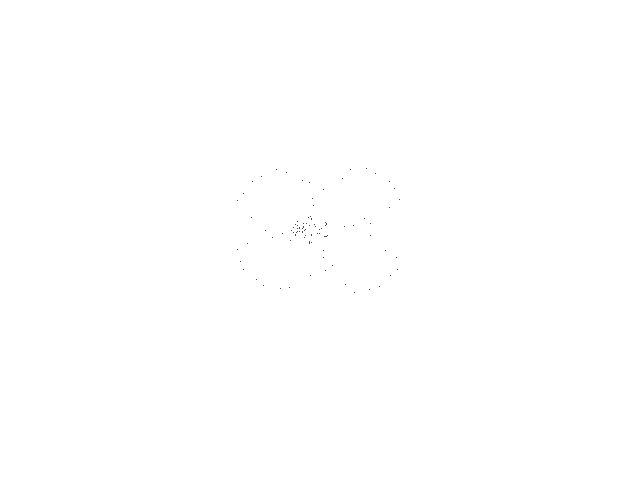
Frame 1 (no input)
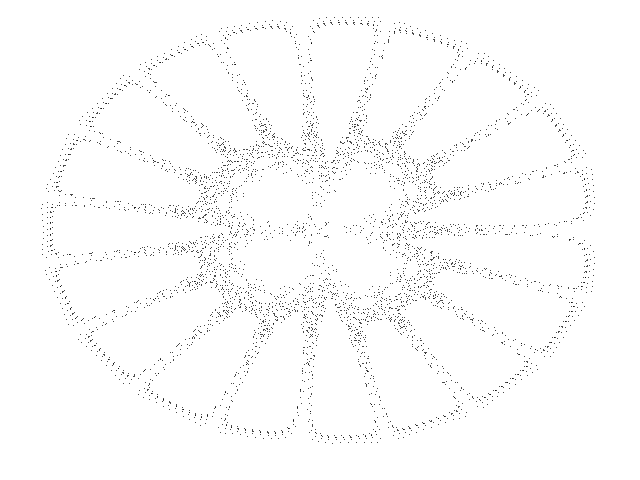
Frame 60 (the mouse pressed at the canvas centre just before this capture)
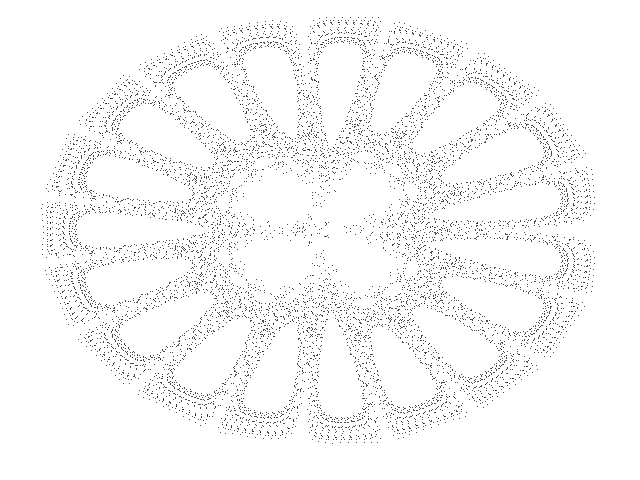
Frame 120 (the mouse held since frame 60 and released just before this capture)

The Processing sketch that drew these frames (run headless with seeded random() and noise(); from frame 60 on, the mouse is pressed at the canvas centre):

// Processing sketch: Gumowski_A
// ── Gumowski_A.pde
// Gumowski-Mira A chaotic map //

  float x = 0.5;
  float y = 0.5;
  float a = 0.000001;
  float b = 0.05;
  float m = -0.084289;
  float w = 0.0;


void setup() {
  
  size(640,480);
  background(255);
  
}


void draw() {
  
  for (int i=0; i<100; i++) {
     
    float nx = x;
    float ny = y;
 
    x = ny + a * (1.0 - b * pow(ny, 2.0)) * ny + w;
    w = m * x + (2.0 * (1.0 - m) * pow(x, 2.0)) / (1.0 + pow(x, 2.0));
    y = -nx + w;
    
    point(300 + (11 * x), 230 + (8.5 * y));
        
  }

}
